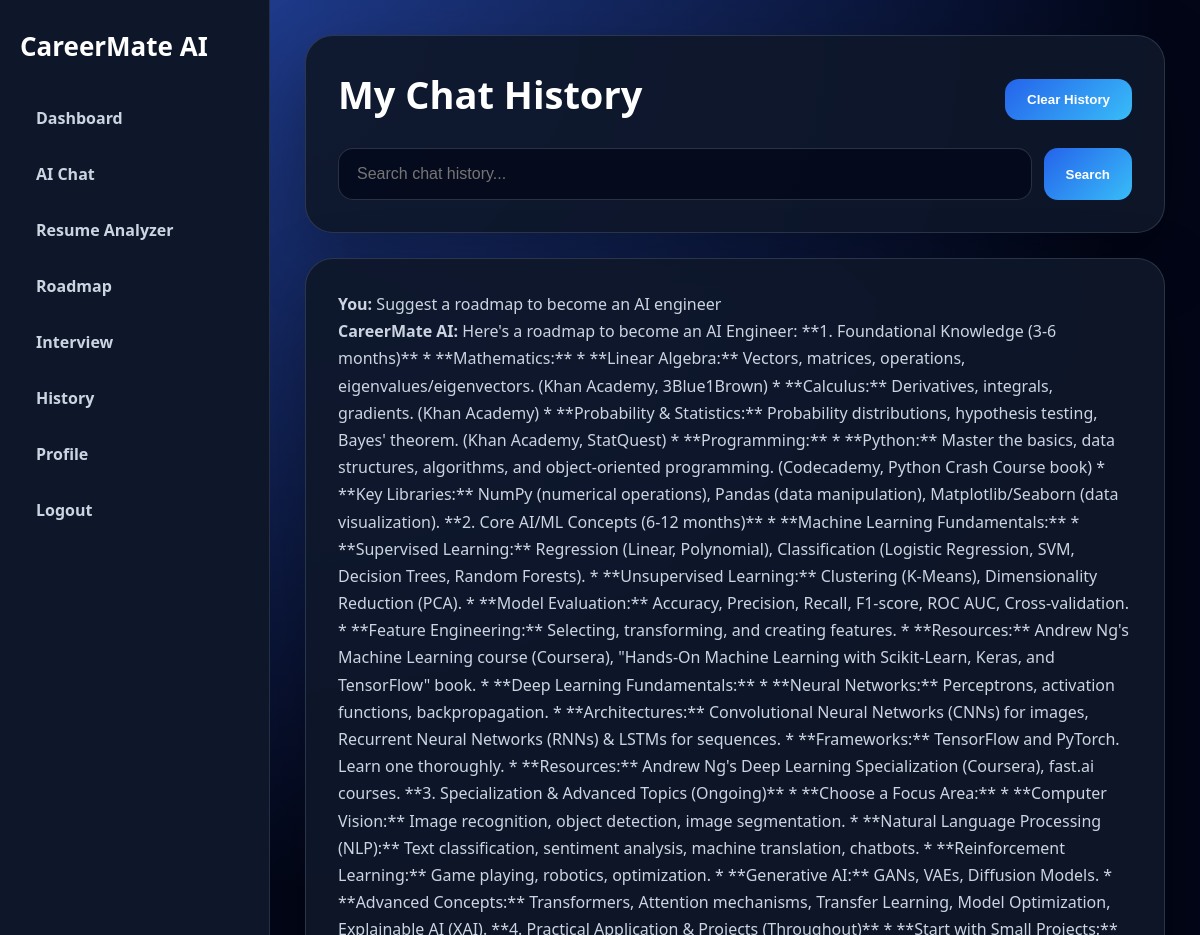
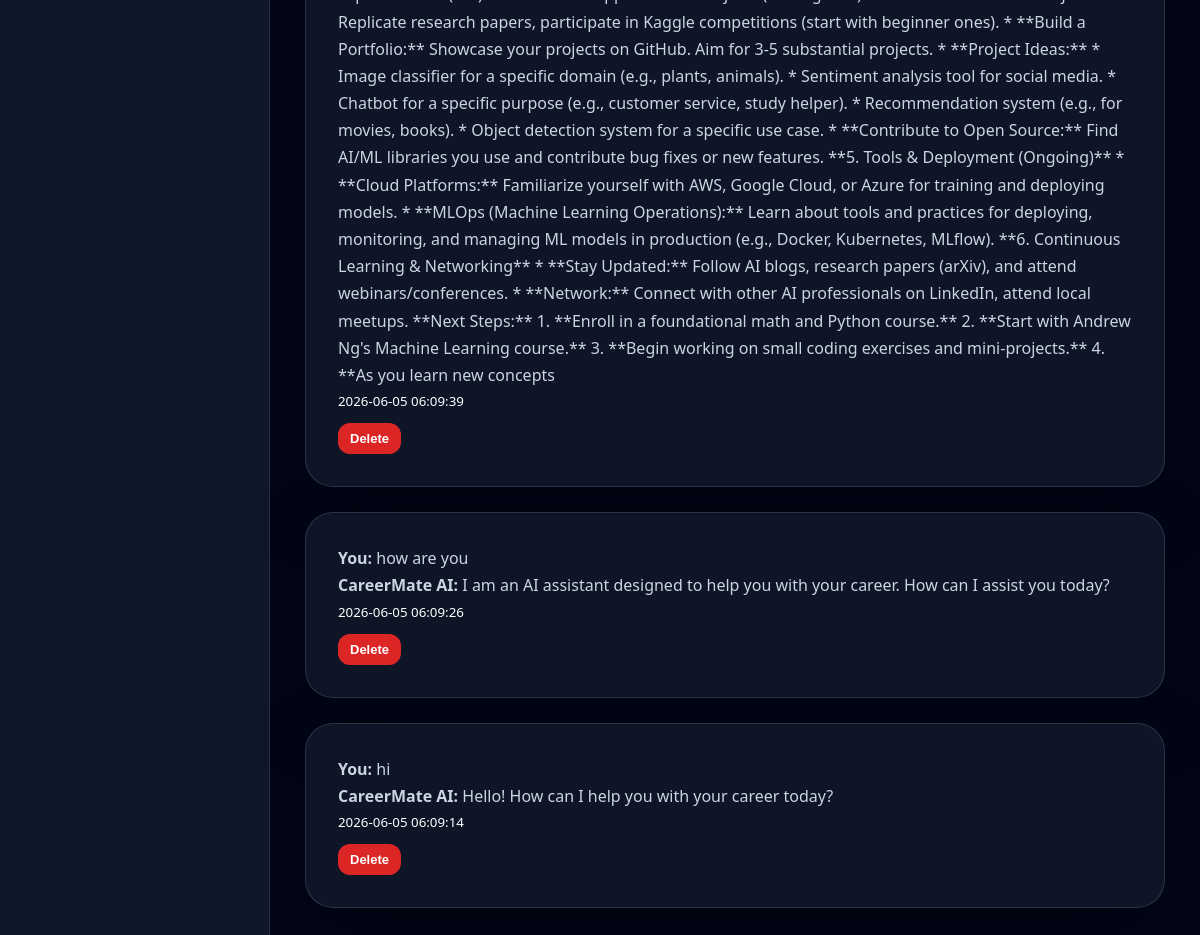
Screenshot of /history (signed in) with the database file from the repository (2 pictures, top to bottom).
### tables this page shows
CREATE TABLE chat_history (
            id INTEGER PRIMARY KEY AUTOINCREMENT,
            user_id INTEGER NOT NULL,
            user_message TEXT NOT NULL,
            bot_response TEXT NOT NULL,
            created_at TIMESTAMP DEFAULT CURRENT_TIMESTAMP,
            FOREIGN KEY (user_id) REFERENCES users(id)
        );

### app.py (the view)
@app.route("/history")
def history():
    if not login_required():
        return redirect(url_for("login"))
    search_query = request.args.get("q", "").strip()
    chats = get_user_chat_history(session["user_id"], search_query)
    return render_template(
        "history.html",
        chats=chats,
        search_query=search_query,
        user_name=session.get("user_name"),
        is_admin=is_admin()
    )

### app.py (called while the page is built)
def login_required():
    return "user_id" in session

def is_admin():
    return session.get("user_email") == ADMIN_EMAIL

### database.py (called while the page is built)
def get_connection():
    return sqlite3.connect(DB_NAME)

def get_user_chat_history(user_id, search_query=None):
    conn = get_connection()
    cursor = conn.cursor()
    if search_query:
        keyword = f"%{search_query}%"
        cursor.execute("""
            SELECT id, user_message, bot_response, created_at
            FROM chat_history
            WHERE user_id = ?
            AND (user_message LIKE ? OR bot_response LIKE ?)
            ORDER BY id DESC
        """, (user_id, keyword, keyword))
    else:
        cursor.execute("""
            SELECT id, user_message, bot_response, created_at
            FROM chat_history
            WHERE user_id = ?
            ORDER BY id DESC
        """, (user_id,))
    chats = cursor.fetchall()
    conn.close()
    return chats

### templates/history.html (shortened to what this page needs)
<!DOCTYPE html>
<html lang="en">
<head>
    <link rel="stylesheet" href="{{ url_for('static', filename='style.css') }}">
</head>
<body>
<div class="app-layout">
    <aside class="sidebar">
        <h2>CareerMate AI</h2>
        <a href="{{ url_for('dashboard') }}">Dashboard</a>
        <a href="{{ url_for('chat') }}">AI Chat</a>
        <a href="{{ url_for('resume_analyzer') }}">Resume Analyzer</a>
        <a href="{{ url_for('roadmap') }}">Roadmap</a>
        <a href="{{ url_for('interview') }}">Interview</a>
        <a href="{{ url_for('history') }}">History</a>
        <a href="{{ url_for('profile') }}">Profile</a>
        <a href="{{ url_for('logout') }}">Logout</a>
    </aside>
    <main class="main-content">
        <section class="panel">
            <div class="result-actions">
                <h1>My Chat History</h1>
                <form method="POST" action="{{ url_for('clear_history') }}">
                    <button class="danger-btn" type="submit">Clear History</button>
                </form>
            </div>
            <form method="GET" class="search-form">
                <input type="text" name="q" value="{{ search_query }}" placeholder="Search chat history...">
                <button type="submit">Search</button>
            </form>
        </section>
        {% if chats %}
            {% for chat in chats %}
            <section class="panel">
                <p><strong>You:</strong> {{ chat[1] }}</p>
                <p><strong>CareerMate AI:</strong> {{ chat[2] }}</p>
                <small>{{ chat[3] }}</small>
                <form method="POST" action="{{ url_for('delete_chat', chat_id=chat[0]) }}">
                    <button class="danger-small" type="submit">Delete</button>
                </form>
            </section>
            {% endfor %}
        {% else %}
            <section class="panel">
                <p class="muted">No chat history found.</p>
            </section>
        {% endif %}
    </main>
</div>
</body>
</html>

### static/style.css (style rules this page uses)
* { margin: 0; padding: 0; box-sizing: border-box; }
body { min-height: 100vh; background: #020617; color: white; font-family: "Segoe UI", Arial, sans-serif; }
.app-layout { display: flex; min-height: 100vh; }
.sidebar { width: 270px; background: rgba(15, 23, 42, 0.98); border-right: 1px solid rgba(148, 163, 184, 0.18); padding: 28px 20px; position: fixed; left: 0; top: 0; bottom: 0; }
.sidebar h2 { font-size: 26px; margin-bottom: 30px; color: white; }
.sidebar a { display: block; color: #cbd5e1; text-decoration: none; padding: 13px 16px; border-radius: 14px; margin-bottom: 8px; font-weight: 700; }
.main-content { margin-left: 270px; width: calc(100% - 270px); min-height: 100vh; padding: 35px; background: radial-gradient(circle at top left, #1e3a8a, #020617 42%, #020617); }
.hero-card, .panel, .chat-shell { background: rgba(15, 23, 42, 0.92); border: 1px solid rgba(148, 163, 184, 0.22); border-radius: 28px; padding: 32px; margin-bottom: 25px; box-shadow: 0 25px 70px rgba(0, 0, 0, 0.32); }
.hero-card h1, .panel h1 { font-size: 38px; margin-bottom: 10px; }
.hero-card p, .panel p, .muted { color: #cbd5e1; line-height: 1.7; }
.primary-btn, .small-btn, .tool-form button, .search-form button, .result-actions button { display: inline-block; background: linear-gradient(135deg, #2563eb, #38bdf8); color: white; border: none; padding: 13px 22px; border-radius: 14px; text-decoration: none; font-weight: 900; cursor: pointer; }
.tool-form input, .tool-form textarea, .search-form input { width: 100%; padding: 16px 18px; border-radius: 15px; border: 1px solid rgba(148, 163, 184, 0.25); background: rgba(2, 6, 23, 0.7); color: white; outline: none; font-size: 16px; }
.result-actions { display: flex; justify-content: space-between; align-items: center; gap: 15px; margin-bottom: 18px; }
.search-form { display: flex; gap: 12px; margin-top: 18px; }
.danger-btn, .danger-small { background: #dc2626; color: white; border: none; padding: 11px 18px; border-radius: 12px; font-weight: 900; cursor: pointer; }
.danger-small { padding: 8px 12px; font-size: 13px; margin-top: 12px; }

### rows the page displays
chat_history: user_message "Suggest a roadmap to become an AI engineer", bot_response "Here's a roadmap to become an AI Engineer: **1. Foundational Knowledge (3-6 months)** * **Mathematics:** * **Linear Algebra:** Vectors, matrices, operations, eigenvalues/eigenvectors. (Khan Academy, 3Blue1Brown) * **Calculus:** Derivatives, integrals, gradients. (Khan Academy) * **Probability & Statistics:** Probability distributions, hypothesis testing, Bayes' theorem. (Khan Academy, StatQuest) * **Programming:** * **Python:** Master the basics, data structures, algorithms, and object-oriented programming. (Codecademy, Python Crash Course book) * **Key Libraries:** NumPy (numerical operations), Pandas (data manipulation), Matplotlib/Seaborn (data visualization). **2. Core AI/ML Concepts…", created_at "2026-06-05 06:09:39"
chat_history: user_message "how are you", bot_response "I am an AI assistant designed to help you with your career. How can I assist you today?", created_at "2026-06-05 06:09:26"
chat_history: user_message "hi", bot_response "Hello! How can I help you with your career today?", created_at "2026-06-05 06:09:14"
